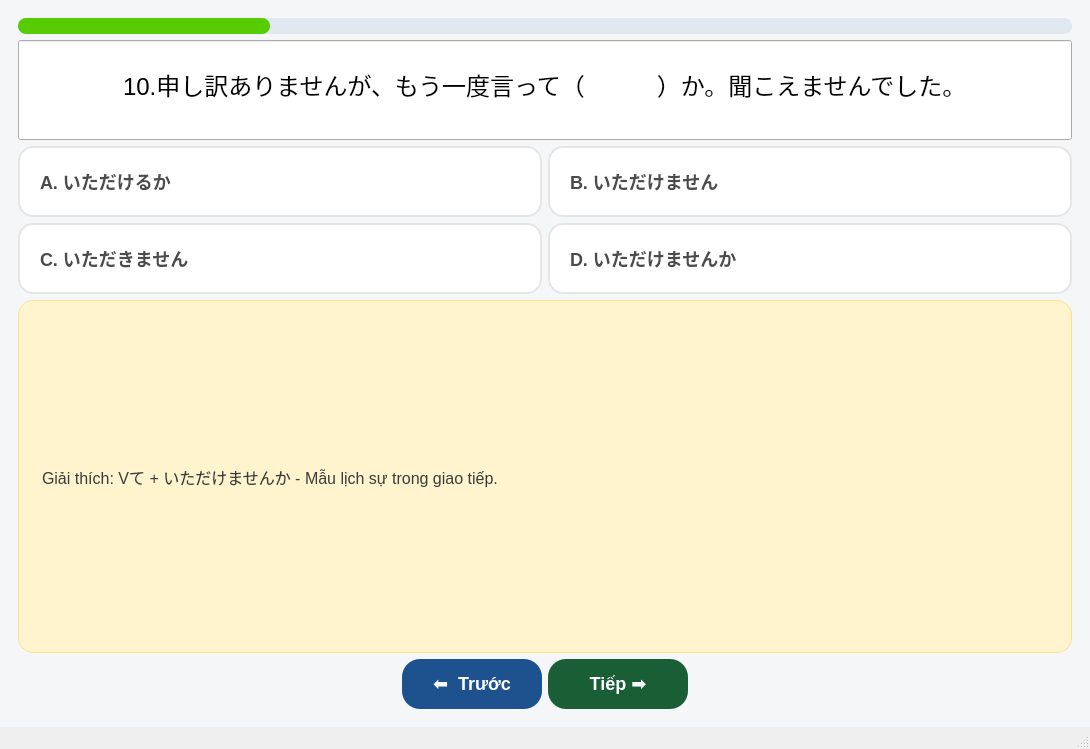
<?xml version="1.0" encoding="UTF-8"?>
<ui version="4.0">
 <class>MainWindow</class>
 <widget class="QMainWindow" name="MainWindow">
  <property name="geometry">
   <rect>
    <x>0</x>
    <y>0</y>
    <width>1090</width>
    <height>749</height>
   </rect>
  </property>
  <property name="windowTitle">
   <string>MainWindow</string>
  </property>
  <property name="styleSheet">
   <string notr="true">/* 1. Nền tổng thể của ứng dụng */
QWidget#centralwidget {
    background-color: #f4f6f8; /* Màu xám nhạt */
    font-family: 'Segoe UI', Arial, sans-serif;
}

/* 2. Thanh tiến độ (Header) */
QProgressBar {
    background-color: #e2e8f0;
    border: none;
    border-radius: 8px;
    color: transparent; /* Ẩn chữ số % */
    height: 16px;
}
QProgressBar::chunk {
    background-color: #58cc02; /* Xanh lá Duolingo */
    border-radius: 8px;
}

/* 3. Nhãn câu hỏi */
QLabel#label_cauhoi {
    background-color: #ffffff;
    border: 2px solid #e5e5e5;
    border-radius: 15px;
    padding: 15px 25px;
    font-size: 22px;
    font-weight: bold;
    color: #111b21;
}

/* 4. Thẻ Đáp án (A, B, C, D) - Trạng thái bình thường */
QPushButton {
    background-color: #ffffff;
    border: 2px solid #e5e5e5;
    border-radius: 15px;
    padding: 20px;
    font-size: 18px;
    font-weight: bold;
    color: #4b4b4b;
    text-align: left;
}
QPushButton:hover {
    background-color: #f7f9fa;
    border: 2px solid #d1d5db;
}

/* 5. Thẻ Đáp án - Trạng thái khi ĐƯỢC CHỌN (Màu xanh hiển thị đáp án đúng) */
QPushButton:checked {
    background-color: #e1febb; /* Nền xanh lá nhạt */
    border: 2px solid #58cc02; /* Viền xanh lá đậm */
    color: #195e35;
}

/* 6. Khung Giải thích (Màu vàng) */
QFrame#frame_giaithich {
    background-color: #fff4ce; 
    border: 1px solid #fde08b;
    border-radius: 15px;
}
QFrame#frame_giaithich QLabel {
    color: #3c3c3c;
    font-size: 16px;
    padding: 10px;
}

/* 7. Nút &quot;Trước&quot; (Xanh dương) */
QPushButton#btn_truoc {
    background-color: #1d528f;
    border: none;
    border-radius: 20px;
    color: white;
    font-size: 18px;
    font-weight: bold;
    text-align: center;
    padding: 12px;
}
QPushButton#btn_truoc:hover {
    background-color: #153c6b;
}

/* 8. Nút &quot;Tiếp&quot; (Xanh lá đậm) */
QPushButton#btn_tiep {
    background-color: #195e35;
    border: none;
    border-radius: 20px;
    color: white;
    font-size: 18px;
    font-weight: bold;
    text-align: center;
    padding: 12px;
}
QPushButton#btn_tiep:hover {
    background-color: #124225;
}</string>
  </property>
  <widget class="QWidget" name="centralwidget">
   <layout class="QHBoxLayout" name="horizontalLayout">
    <item>
     <widget class="QWidget" name="widget" native="true">
      <layout class="QHBoxLayout" name="horizontalLayout_2">
       <item>
        <layout class="QVBoxLayout" name="verticalLayout">
         <item>
          <widget class="QProgressBar" name="progressBar">
           <property name="value">
            <number>24</number>
           </property>
          </widget>
         </item>
         <item>
          <widget class="QLineEdit" name="label_cauhoi">
           <property name="minimumSize">
            <size>
             <width>0</width>
             <height>100</height>
            </size>
           </property>
           <property name="font">
            <font>
             <pointsize>18</pointsize>
            </font>
           </property>
           <property name="text">
            <string>10.申し訳ありませんが、もう一度言って（　　　）か。聞こえませんでした。</string>
           </property>
           <property name="alignment">
            <set>Qt::AlignCenter</set>
           </property>
          </widget>
         </item>
         <item>
          <layout class="QGridLayout" name="gridLayout">
           <item row="1" column="0">
            <widget class="QPushButton" name="pushButton_4">
             <property name="text">
              <string>C. いただきません</string>
             </property>
             <property name="checkable">
              <bool>true</bool>
             </property>
             <property name="autoExclusive">
              <bool>true</bool>
             </property>
            </widget>
           </item>
           <item row="0" column="0">
            <widget class="QPushButton" name="pushButton">
             <property name="text">
              <string>A. いただけるか</string>
             </property>
             <property name="checkable">
              <bool>true</bool>
             </property>
             <property name="autoExclusive">
              <bool>true</bool>
             </property>
            </widget>
           </item>
           <item row="1" column="1">
            <widget class="QPushButton" name="pushButton_3">
             <property name="text">
              <string>D. いただけませんか</string>
             </property>
             <property name="checkable">
              <bool>true</bool>
             </property>
             <property name="autoExclusive">
              <bool>true</bool>
             </property>
            </widget>
           </item>
           <item row="0" column="1">
            <widget class="QPushButton" name="pushButton_2">
             <property name="text">
              <string>B. いただけません</string>
             </property>
             <property name="checkable">
              <bool>true</bool>
             </property>
             <property name="autoExclusive">
              <bool>true</bool>
             </property>
            </widget>
           </item>
          </layout>
         </item>
         <item>
          <widget class="QFrame" name="frame_giaithich">
           <property name="frameShape">
            <enum>QFrame::StyledPanel</enum>
           </property>
           <property name="frameShadow">
            <enum>QFrame::Raised</enum>
           </property>
           <layout class="QVBoxLayout" name="verticalLayout_2">
            <item>
             <widget class="QLabel" name="label_noidung_gt">
              <property name="font">
               <font>
                <pointsize>-1</pointsize>
               </font>
              </property>
              <property name="text">
               <string>Giải thích: Vて + いただけませんか - Mẫu lịch sự trong giao tiếp.</string>
              </property>
             </widget>
            </item>
           </layout>
          </widget>
         </item>
         <item>
          <layout class="QHBoxLayout" name="horizontalLayout_3">
           <item>
            <spacer name="horizontalSpacer">
             <property name="orientation">
              <enum>Qt::Horizontal</enum>
             </property>
             <property name="sizeHint" stdset="0">
              <size>
               <width>40</width>
               <height>20</height>
              </size>
             </property>
            </spacer>
           </item>
           <item>
            <widget class="QPushButton" name="btn_truoc">
             <property name="minimumSize">
              <size>
               <width>140</width>
               <height>50</height>
              </size>
             </property>
             <property name="styleSheet">
              <string notr="true">/* ===== NÚT TRƯỚC (Xanh dương giống ảnh) ===== */
QPushButton#btn_truoc {
    color: white;
    font: 700 12pt &quot;Segoe UI&quot;;
    border: none;
    border-radius: 18px;
    padding: 6px 18px;

    background: qlineargradient(
        x1:0, y1:0, x2:0, y2:1,
        stop:0 rgb(0, 200, 255),
        stop:1 rgb(0, 140, 230)
    );
}

QPushButton#btn_truoc:hover {
    background: qlineargradient(
        x1:0, y1:0, x2:0, y2:1,
        stop:0 rgb(60, 220, 255),
        stop:1 rgb(0, 160, 240)
    );
}

QPushButton#btn_truoc:pressed {
    background: qlineargradient(
        x1:0, y1:0, x2:0, y2:1,
        stop:0 rgb(0, 160, 220),
        stop:1 rgb(0, 120, 200)
    );
}


/* ===== NÚT TIẾP (Xanh lá giống ảnh) ===== */
QPushButton#btn_tiep {
    color: white;
    font: 700 12pt &quot;Segoe UI&quot;;
    border: none;
    border-radius: 18px;
    padding: 6px 18px;

    background: qlineargradient(
        x1:0, y1:0, x2:0, y2:1,
        stop:0 rgb(0, 255, 0),
        stop:1 rgb(0, 180, 0)
    );
}

QPushButton#btn_tiep:hover {
    background: qlineargradient(
        x1:0, y1:0, x2:0, y2:1,
        stop:0 rgb(80, 255, 80),
        stop:1 rgb(0, 210, 0)
    );
}

QPushButton#btn_tiep:pressed {
    background: qlineargradient(
        x1:0, y1:0, x2:0, y2:1,
        stop:0 rgb(0, 200, 0),
        stop:1 rgb(0, 150, 0)
    );
}</string>
             </property>
             <property name="text">
              <string>⬅  Trước</string>
             </property>
            </widget>
           </item>
           <item>
            <widget class="QPushButton" name="btn_tiep">
             <property name="minimumSize">
              <size>
               <width>140</width>
               <height>50</height>
              </size>
             </property>
             <property name="styleSheet">
              <string notr="true">/* ===== NÚT TRƯỚC (Xanh dương giống ảnh) ===== */
QPushButton#btn_truoc {
    color: white;
    font: 700 12pt &quot;Segoe UI&quot;;
    border: none;
    border-radius: 18px;
    padding: 6px 18px;

    background: qlineargradient(
        x1:0, y1:0, x2:0, y2:1,
        stop:0 rgb(0, 200, 255),
        stop:1 rgb(0, 140, 230)
    );
}

QPushButton#btn_truoc:hover {
    background: qlineargradient(
        x1:0, y1:0, x2:0, y2:1,
        stop:0 rgb(60, 220, 255),
        stop:1 rgb(0, 160, 240)
    );
}

QPushButton#btn_truoc:pressed {
    background: qlineargradient(
        x1:0, y1:0, x2:0, y2:1,
        stop:0 rgb(0, 160, 220),
        stop:1 rgb(0, 120, 200)
    );
}


/* ===== NÚT TIẾP (Xanh lá giống ảnh) ===== */
QPushButton#btn_tiep {
    color: white;
    font: 700 12pt &quot;Segoe UI&quot;;
    border: none;
    border-radius: 18px;
    padding: 6px 18px;

    background: qlineargradient(
        x1:0, y1:0, x2:0, y2:1,
        stop:0 rgb(0, 255, 0),
        stop:1 rgb(0, 180, 0)
    );
}

QPushButton#btn_tiep:hover {
    background: qlineargradient(
        x1:0, y1:0, x2:0, y2:1,
        stop:0 rgb(80, 255, 80),
        stop:1 rgb(0, 210, 0)
    );
}

QPushButton#btn_tiep:pressed {
    background: qlineargradient(
        x1:0, y1:0, x2:0, y2:1,
        stop:0 rgb(0, 200, 0),
        stop:1 rgb(0, 150, 0)
    );
}</string>
             </property>
             <property name="text">
              <string>Tiếp ➡</string>
             </property>
            </widget>
           </item>
           <item>
            <spacer name="horizontalSpacer_2">
             <property name="orientation">
              <enum>Qt::Horizontal</enum>
             </property>
             <property name="sizeHint" stdset="0">
              <size>
               <width>40</width>
               <height>20</height>
              </size>
             </property>
            </spacer>
           </item>
          </layout>
         </item>
        </layout>
       </item>
      </layout>
     </widget>
    </item>
   </layout>
  </widget>
  <widget class="QMenuBar" name="menubar">
   <property name="geometry">
    <rect>
     <x>0</x>
     <y>0</y>
     <width>1090</width>
     <height>26</height>
    </rect>
   </property>
  </widget>
  <widget class="QStatusBar" name="statusbar"/>
 </widget>
 <resources/>
 <connections/>
</ui>
